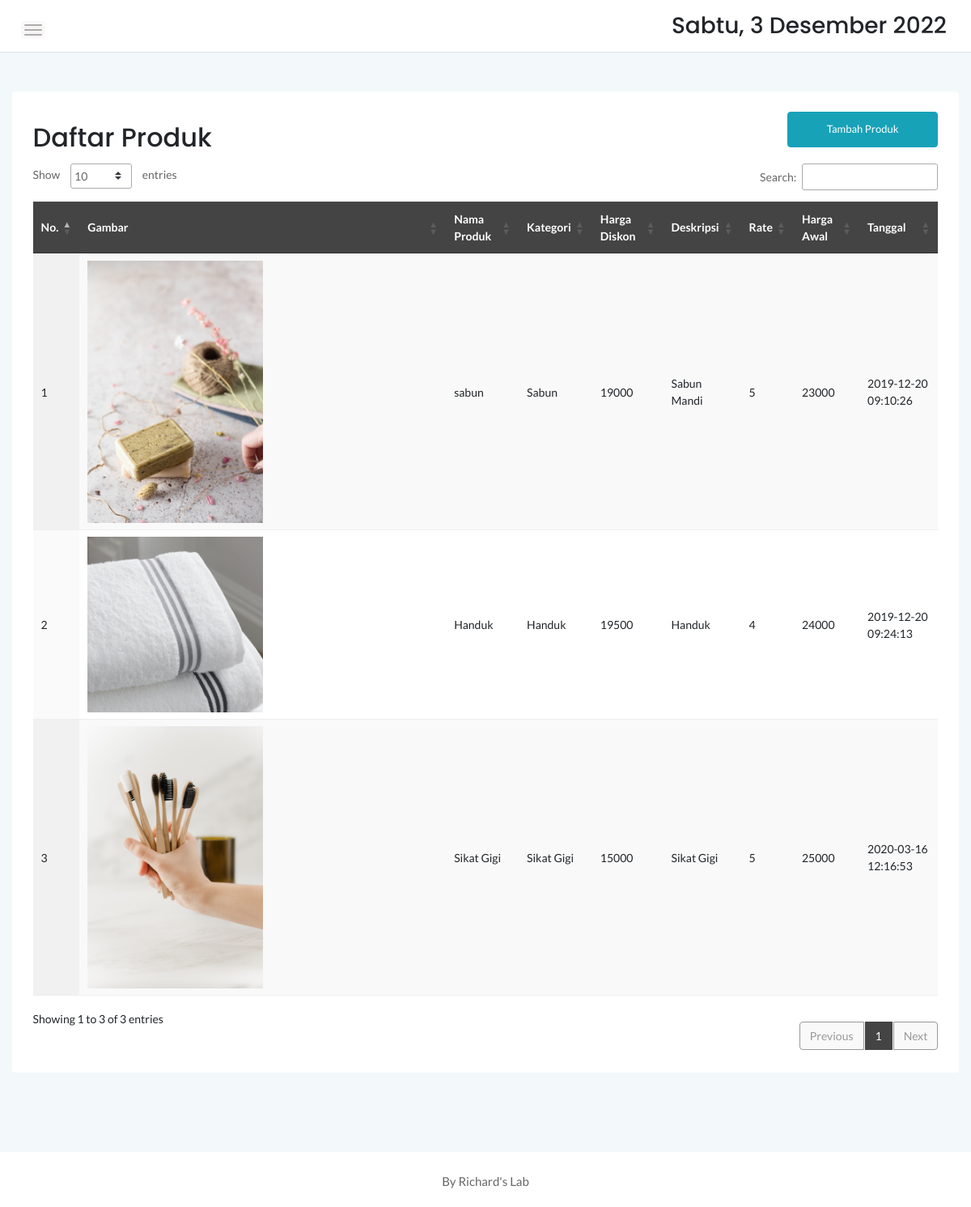
The app's page /admin/produk.php with its own data.
### tables this page shows
CREATE TABLE `produk` (
  `idproduk` int(11) NOT NULL,
  `idkategori` int(11) NOT NULL,
  `namaproduk` varchar(30) NOT NULL,
  `gambar` varchar(100) NOT NULL,
  `deskripsi` varchar(200) NOT NULL,
  `rate` int(11) NOT NULL,
  `hargabefore` int(11) NOT NULL,
  `hargaafter` int(11) NOT NULL,
  `tgldibuat` timestamp NOT NULL DEFAULT current_timestamp()
);

CREATE TABLE `kategori` (
  `idkategori` int(11) NOT NULL,
  `namakategori` varchar(20) NOT NULL,
  `tgldibuat` timestamp NOT NULL DEFAULT current_timestamp()
);

### admin/produk.php (the view, shortened to what this page needs)
<?php
	include '../dbconnect.php';
	?>
<!doctype html>
<html class="no-js" lang="en">
<head>
    <link rel="stylesheet" href="assets/css/bootstrap.min.css">
    <link rel="stylesheet" href="assets/css/font-awesome.min.css">
    <link rel="stylesheet" href="assets/css/themify-icons.css">
    <link rel="stylesheet" href="assets/css/metisMenu.css">
    <link rel="stylesheet" href="assets/css/owl.carousel.min.css">
    <link rel="stylesheet" href="assets/css/slicknav.min.css">
    <link rel="stylesheet" href="https://www.amcharts.com/lib/3/plugins/export/export.css" type="text/css" media="all" />
	<link rel="stylesheet" type="text/css" href="https://cdn.datatables.net/1.10.20/css/jquery.dataTables.min.css">
    <link rel="stylesheet" type="text/css" href="https://cdn.datatables.net/1.10.20/css/jquery.dataTables.css">
    <link rel="stylesheet" type="text/css" href="https://cdn.datatables.net/1.10.20/css/dataTables.bootstrap4.min.css">
    <link rel="stylesheet" type="text/css" href="https://cdn.datatables.net/responsive/2.2.3/css/responsive.bootstrap.min.css">
    <link rel="stylesheet" type="text/css" href="https://cdn.datatables.net/responsive/2.2.3/css/responsive.jqueryui.min.css">
	<link rel="stylesheet" type="text/css" href="https://cdn.datatables.net/buttons/1.5.2/css/buttons.dataTables.min.css">
    <link rel="stylesheet" href="assets/css/typography.css">
    <link rel="stylesheet" href="assets/css/default-css.css">
    <link rel="stylesheet" href="assets/css/styles.css">
    <link rel="stylesheet" href="assets/css/responsive.css">
</head>
<body>
    <div class="page-container">
        <div class="main-content">
            <div class="header-area">
                <div class="row align-items-center">
                    <div class="col-md-6 col-sm-8 clearfix">
                        <div class="nav-btn pull-left">
                            <span></span>
                            <span></span>
                            <span></span>
                        </div>
                    </div>
                    <div class="col-md-6 col-sm-4 clearfix">
                        <ul class="notification-area pull-right">
                            <li><h3><div class="date">
						</b></div></h3>
						</li>
                        </ul>
                    </div>
                </div>
            </div>
            <div class="main-content-inner">
                <div class="row mt-5 mb-5">
                    <div class="col-12">
                        <div class="card">
                            <div class="card-body">
                                <div class="d-sm-flex justify-content-between align-items-center">
									<h2>Daftar Produk</h2>
									<button style="margin-bottom:20px" data-toggle="modal" data-target="#myModal" class="btn btn-info col-md-2">Tambah Produk</button>
                                </div>
                                    <div class="data-tables datatable-dark">
										 <table id="dataTable3" class="display" style="width:100%"><thead class="thead-dark">
											<tr>
												<th>No.</th>
												<th>Gambar</th>
												<th>Nama Produk</th>
												<th>Kategori</th>
												<th>Harga Diskon</th>
												<th>Deskripsi</th>
												<th>Rate</th>
												<th>Harga Awal</th>
												<th>Tanggal</th>
											</tr></thead><tbody>
											<?php
											$brgs=mysqli_query($conn,"SELECT * from kategori k, produk p where k.idkategori=p.idkategori order by idproduk ASC");
											$no=1;
											while($p=mysqli_fetch_array($brgs)){
												?>
												<tr>
													<td><?php echo $no++ ?></td>
													<td><img src="../<?php echo $p['gambar'] ?>" width="50%"\></td>
													<td><?php echo $p['namaproduk'] ?></td>
													<td><?php echo $p['namakategori'] ?></td>
													<td><?php echo $p['hargaafter'] ?></td>
													<td><?php echo $p['deskripsi'] ?></td>
													<td><?php echo $p['rate'] ?></td>
													<td><?php echo $p['hargabefore'] ?></td>
													<td><?php echo $p['tgldibuat'] ?></td>
												</tr>
												<?php
											}
											?>
										</tbody>
										</table>
                                    </div>
								 </div>
                            </div>
                        </div>
                    </div>
                </div>
            </div>
        </div>
        <footer>
            <div class="footer-area">
                <p>By Richard's Lab</p>
            </div>
        </footer>
</body>
</html>

### admin/assets/css/styles.css (style rules this page uses)
.page-container { width: 100%; height: 100%; min-height: 100vh; padding-left: 280px; -webkit-transition: padding-left 0.3s ease 0s; transition: padding-left 0.3s ease 0s; }
.card { border: none; border-radius: 4px; background-color: #fff; -webkit-transition: all 0.3s ease 0s; transition: all 0.3s ease 0s; }
.card-body { padding: 25.6px; padding: 1.6rem; }
.main-content { width: 100%; background: #F3F8FB; }
.main-content-inner { padding: 0 30px 50px; }
.header-area { padding: 15px 30px; background: #fff; border-bottom: 1px solid #d8e3e7; }
.nav-btn { margin-right: 30px; margin-top: 10px; cursor: pointer; }
.nav-btn span { display: block; width: 22px; height: 2px; background: #b3aaaa; margin: 4px 0; border-radius: 15px; -webkit-transition: all 0.3s ease 0s; transition: all 0.3s ease 0s; box-shadow: 0 0 0 4px rgba(99, 96, 96, 0.03); }
.notification-area { -webkit-user-select: none; -moz-user-select: none; -ms-user-select: none; user-select: none; position: relative; z-index: 1; }
.notification-area li { display: inline-block; margin-left: 20px; cursor: pointer; -webkit-user-select: none; -moz-user-select: none; -ms-user-select: none; user-select: none; }
.footer-area { text-align: center; padding: 23px 0 19px; background: #fff; }
.footer-area p { color: #676666; margin-bottom: 0; }
.btn { padding: 11px 17px; font-size: 13px; letter-spacing: 0; }
table tr th { border-bottom: none; }
table tr th, table tr td { border-top: 1px solid rgba(120, 130, 140, 0.13) !important; }
table.dataTable.no-footer { border-bottom: 1px solid rgba(120, 130, 140, 0.13) !important; }
table.dataTable thead th, table.dataTable thead td { border-bottom-color: transparent; }
.datatable-dark thead { background: #444; color: #fff; }

### admin/assets/css/responsive.css (style rules this page uses)
@media (min-width: 1200px) and (max-width: 1364px) { .main-content-inner { padding: 0 15px 50px; } }
@media (min-width: 1200px) and (max-width: 1364px) { .page-container, .sbar_collapsed.page-container { padding-left: 0; } }

### records on screen
produk: gambar (picture), namaproduk "sabun", idkategori.namakategori "Sabun", hargaafter "19000", deskripsi "Sabun Mandi", rate "5", hargabefore "23000", tgldibuat "2019-12-20 09:10:26"
produk: gambar (picture), namaproduk "Handuk", idkategori.namakategori "Handuk", hargaafter "19500", deskripsi "Handuk", rate "4", hargabefore "24000", tgldibuat "2019-12-20 09:24:13"
produk: gambar (picture), namaproduk "Sikat Gigi", idkategori.namakategori "Sikat Gigi", hargaafter "15000", deskripsi "Sikat Gigi", rate "5", hargabefore "25000", tgldibuat "2020-03-16 12:16:53"
